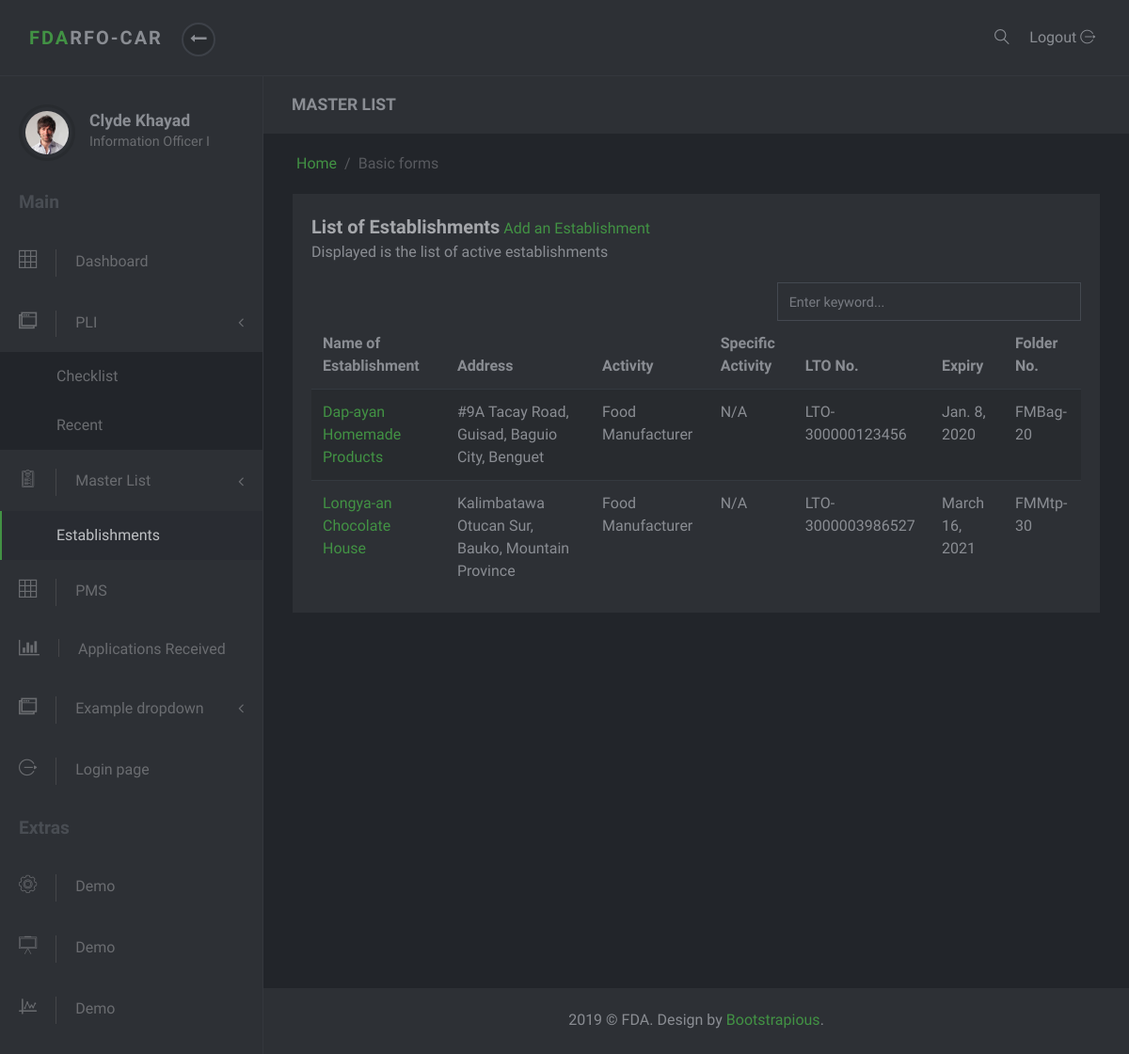
The app's page /masterlist/, older data.
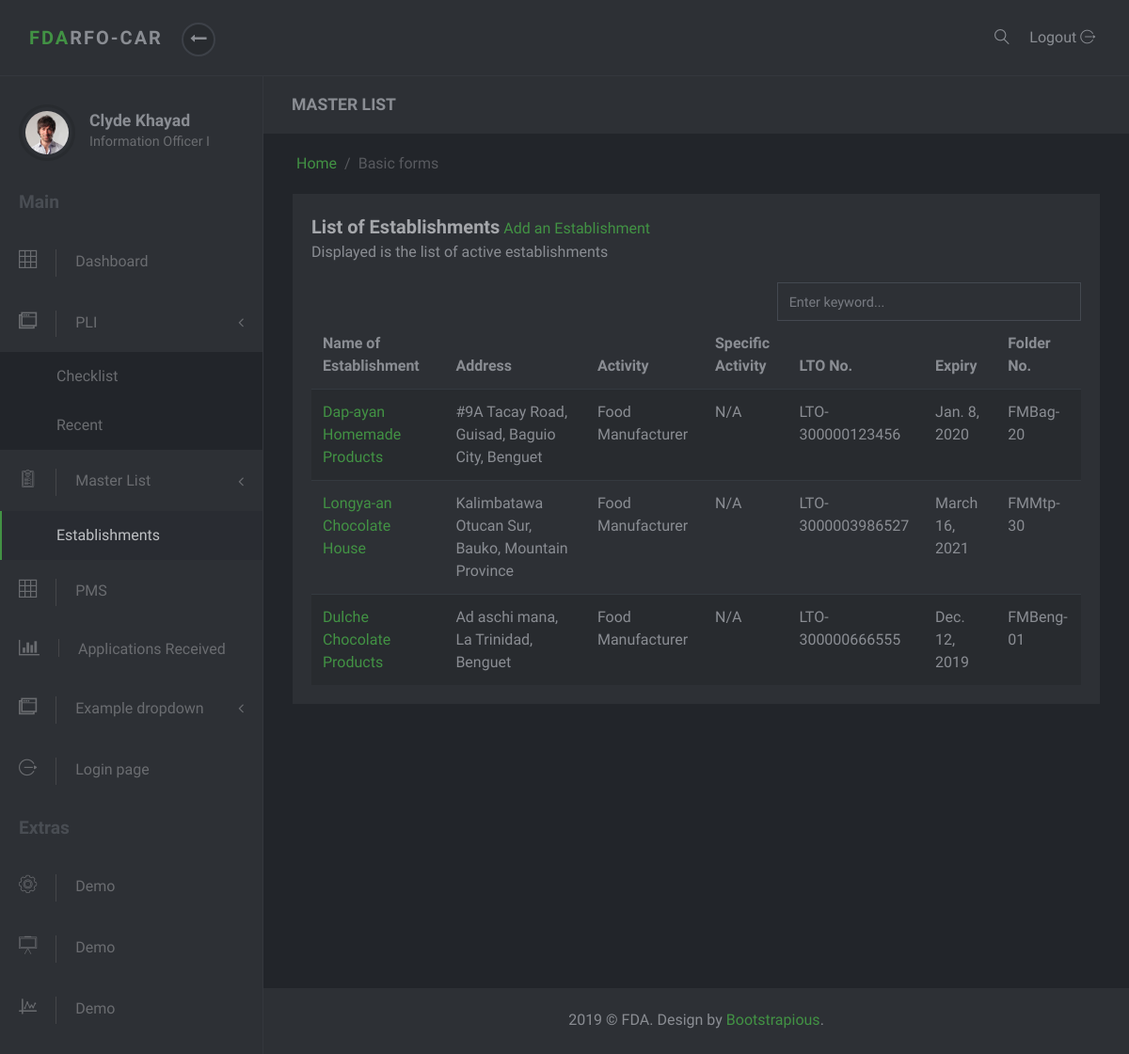
The same page, newer data.
### masterlist/models.py (models this page shows, shortened)
class Establishment(models.Model):
    date_modified = models.DateTimeField('date modified', default=timezone.now)
    application = models.CharField(max_length=1, choices=constants.APPLICATIONS)
    name = models.CharField(max_length=60)
    product_type = models.ForeignKey(ProductType, on_delete=models.SET_NULL, null=True)
    center = models.CharField(max_length=6, choices=constants.CENTERS)
    primary_activity = models.ForeignKey(PrimaryActivity, on_delete=models.CASCADE, null=True)
    specific_activity = models.ManyToManyField(SpecificActivity)
    additional_activity = models.ForeignKey(AdditionalActivity, on_delete=models.SET_NULL, null=True)
    product_line = models.ForeignKey(ProductLine, on_delete=models.SET_NULL, null=True, blank=True)
    remarks = models.CharField(max_length=100, null=True, blank=True, verbose_name='Product Remarks')
    status = models.CharField(max_length=8, choices=constants.EST_STATUS, null=True, default="Active")
    folder_id = models.CharField(max_length=10, null=True, verbose_name="Folder Number")
    plichecklist = PLIChecklistManager()
    objects = models.Manager()

class Address(models.Model):
    address = models.CharField(max_length=50)
    region = models.ForeignKey(Region, on_delete=models.SET_NULL, null=True)
    province = models.ForeignKey(Province, on_delete=models.SET_NULL, null=True)
    municipality_or_city = models.ForeignKey(CityOrMunicipality, on_delete=models.SET_NULL, null=True)
    def full_address(self):
        return self.address + ', ' + self.municipality_or_city.name + ', ' + self.province.name

class CityOrMunicipality(models.Model):
    name = models.CharField(max_length=30)
    province = models.ForeignKey(Province, on_delete=models.CASCADE)

class Province(models.Model):
    name = models.CharField(max_length=30)
    region = models.ForeignKey(Region, on_delete=models.SET_NULL, null=True)

class ProductType(models.Model):
    name = models.CharField(max_length=50)
    def __str__(self):
        return self.name

class PrimaryActivity(models.Model):
    name = models.CharField(max_length=150)
    def __str__(self):
        return self.name

class Lto(models.Model):
    establishment = models.OneToOneField(Establishment, on_delete=models.CASCADE, null=True)
    issuance = models.DateTimeField(null=True, blank=True, verbose_name='Date Issued')
    lto_number = models.CharField(max_length=20)
    expiry = models.DateTimeField('expiry date')

### masterlist/views.py (the view)
# urls.py: path('', EstablishmentListView.as_view(), name='index'),
class EstablishmentListView(ListView):
    template_name = 'masterlist/index.html'
    context_object_name = 'est_list'
    def get_queryset(self):
        return Establishment.objects.all()
    def get_context_data(self, **kwargs):
        context = super().get_context_data(**kwargs)
        context['masterlist_active'] = "active"
        return context

### masterlist/templates/masterlist/index.html (shortened to what this page needs)
{% extends 'masterlist/partial/base.html' %}
{% block subtitle %} MASTER LIST {% endblock %}
{% block content %}
<div class="row">
    <div class="col-lg-12">
        <div class="block">
            <div class="title">
                <strong>List of Establishments</strong>  <a href="{% url 'admin:masterlist_establishment_add' %}" target="_blank">Add an Establishment</a>
                <span class="d-block">Displayed is the list of active establishments</span>
            </div>
            <div class="row">
                <div class="col-md-7">
                </div>
                <div class="col-md-5">
                    <input type="text" class="form-control " placeholder="Enter keyword...">
                </div>
            </div>
            <div class="block-body">
                <div class="table-responsive">
                    <table class="table table-striped table-hover">
                        <thead>
                        <tr>
                            <th>Name of Establishment</th>
                            <th>Address</th>
                            <th>Activity</th>
                            <th>Specific Activity</th>
                            <th>LTO No.</th>
                            <th>Expiry</th>
                            <th>Folder No.</th>
                        </tr>
                        </thead>
                        <tbody>
                        {% for est in est_list %}
                        <tr>
                            <td><a href="{% url 'masterlist:est-detail' est.id %}">{{est.name}}</a></td>
                            <td>{{est.plantaddress.full_address}}</td>
                            <td>{{est.product_type}} {{est.primary_activity}}</td>
                            {% if est.specificactivity %}
                            <td>{{est.specificactivity}}</td>
                            {% else %}
                            <td>N/A</td>
                            {% endif %}
                            <td>{{est.lto.lto_number}}</td>
                            <td>{{est.lto.expiry.date}}</td>
                            <td>{{est.folder_id}}</td>
                        </tr>
                        {% endfor %}
                        </tbody>
                    </table>
                </div>
            </div>
        </div>
    </div>
</div>
{% endblock %}

Row changes from the older to the newer data that the page shows:
added Establishment: name "Dulche Chocolate Products", plantaddress.full_address "Ad aschi mana, La Trinidad, Benguet", product_type "Food", primary_activity "Manufacturer", lto.lto_number "LTO-300000666555", lto.expiry "Dec. 12, 2019", folder_id "FMBeng-01"
